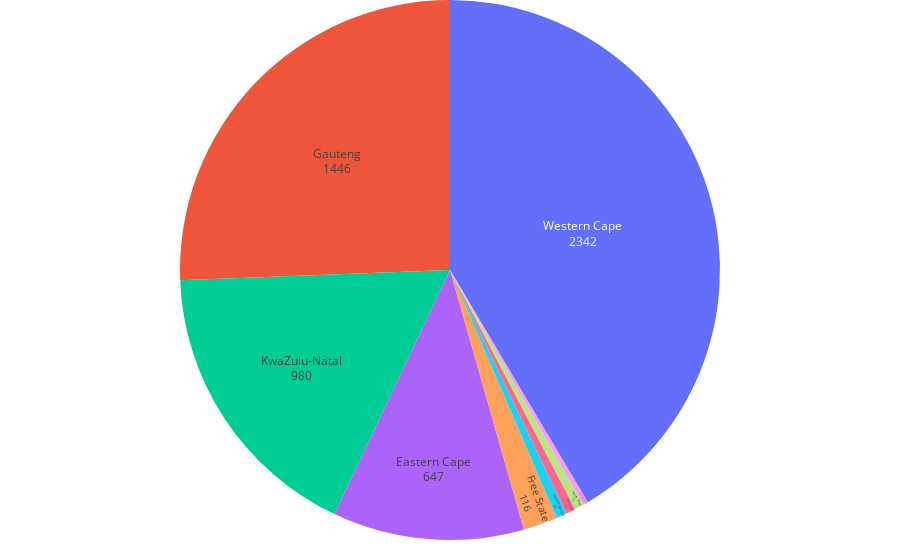

The notebook cell saved with this chart:
### Code cell
create_pie_chart(prov_totals_data, 'total', 'province', 'tot_cases_per_province.html')

### Figure 1 — Plotly figure (JSON) as saved in the notebook; plotly's stock layout.template omitted (floating-point values rounded to 4 significant figures)
{"data": [{"domain": {"x": [0, 1], "y": [0, 1]}, "hoverinfo": "label+percent", "hovertemplate": "%{label}<br>%{value}", "labels": ["Eastern Cape", "Free State", "Gauteng", "KwaZulu-Natal", "Limpopo", "Mpumalanga", "Northern Cape", "North West", "Western Cape", "Unknown"], "legendgroup": "", "name": "", "showlegend": true, "textinfo": "value+label", "textposition": "inside", "type": "pie", "values": [647, 116, 1446, 980, 32, 36, 17, 31, 2342, 0]}], "layout": {"legend": {"tracegroupgap": 0, "x": 0, "y": 1}, "margin": {"b": 20, "l": 0, "r": 0, "t": 0}, "showlegend": false}}
